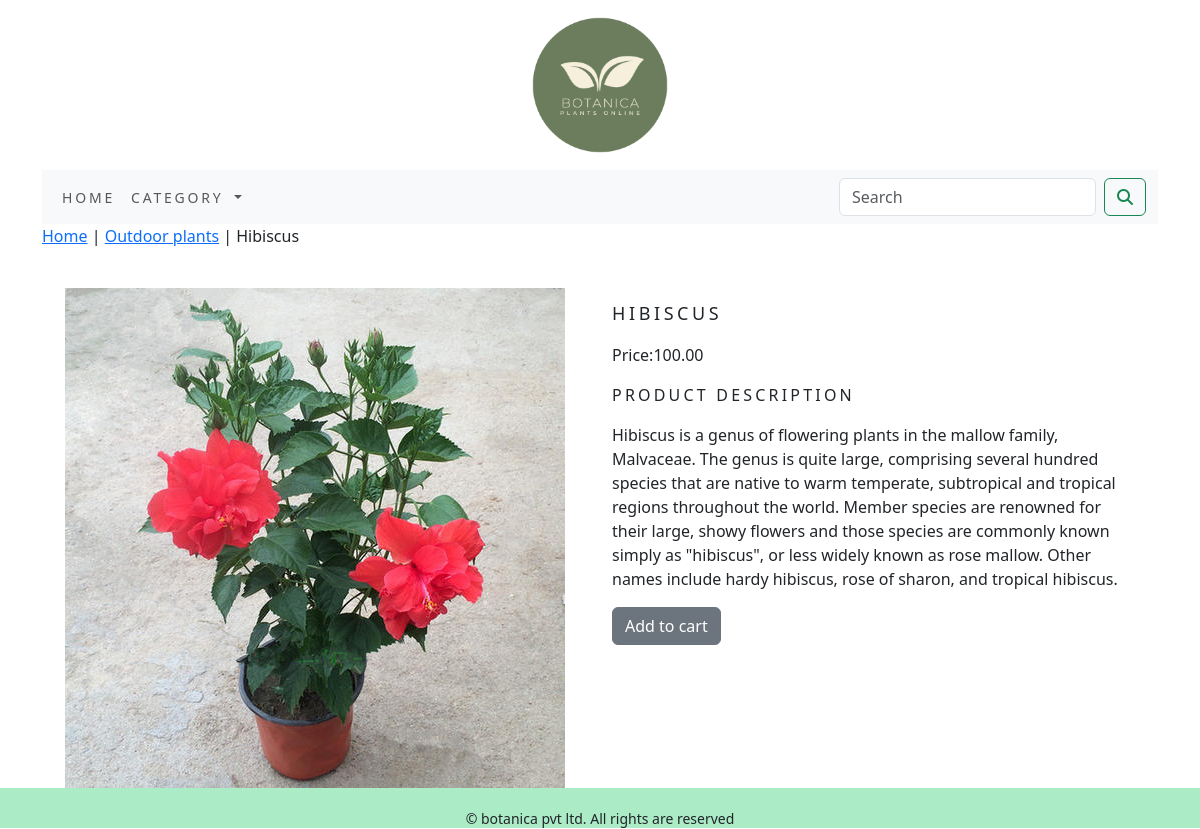
Page /botanica/outdoor-plants/hibiscus/ on the committed database.
### ecom_app/models.py (models this page shows, shortened)
class Product(models.Model):
    name = models.CharField(max_length=250, unique=True)
    slug = models.SlugField(max_length=250, unique=True)
    description = models.TextField(blank=True)
    price = models.DecimalField(max_digits=10, decimal_places=2)
    category = models.ForeignKey(Category, on_delete=models.CASCADE)
    image = models.ImageField(upload_to='product', blank=True)
    stock = models.IntegerField()
    available = models.BooleanField(default=True)
    created = models.DateTimeField(auto_now_add=True)
    updated = models.DateTimeField(auto_now=True)
    class Meta:
        ordering = ('name',)
        verbose_name = 'product'
        verbose_name_plural = 'products'

class Category(models.Model):
    name = models.CharField(max_length=250, unique=True)
    slug = models.SlugField(max_length=250, unique=True)
    description = models.TextField(blank=True)
    image = models.ImageField(upload_to='category', blank=True)
    class Meta:
        ordering = ('name',)
        verbose_name = 'category'
        verbose_name_plural = 'categories'
    def get_url(self):
        return reverse('ecom_app:prods_by_cat', args=[self.slug])
    def __str__(self):
        return '{}'.format(self.name)

### ecom_app/views.py (the view)
# urls.py: path('<slug:c_slug>/<slug:product_slug>/', views.prodetail, name='proCatdetail')
def prodetail(request, c_slug, product_slug):
    try:
        product = Product.objects.get(category__slug=c_slug, slug=product_slug)
    except Exception as e:
        raise e
    return render(request, 'Product.html', {'product': product})

### cart/context_processors.py (called while the page is built)
def counter(request):
    item_count = 0
    if 'admin' in request.path:
        return {}
    else:
        try:
            cart = Cart.objects.filter(cart_id=_cart_id(request))
            cart_items = CartItem.objects.all().filter(cart=cart[:1])
            for cart_item in cart_items:
                item_count += cart_item.quantity
        except Cart.DoesNotExist:
            item_count = 0
    return dict(item_count=item_count)

### cart/views.py (called while the page is built)
def _cart_id(request):
    cart = request.session.session_key
    if not cart:
        cart = request.session.create()
    return cart

### ecom_app/context_processors.py (called while the page is built)
def menu_links(request):
    links = Category.objects.all()
    return dict(links=links)

### templates/Product.html (shortened to what this page needs)
{% extends 'Base.html' %}
{% load static %}
{% block content %}
<div class="row">
    <div class="mx-auto">
        <p> <a href="{% url 'ecom_app:allprodcat' %}">Home</a> | <a href="{{product.category.get_url}}">{{product.category}}</a> | {{product.name}} </p>
    </div>
<div class="container">
<br>
<div class="row">
    <div class="col-12 col-sm-12 col-md-12 col-lg-6 text-center">
        <div style="min-width:18rem">
            <img src="{{product.image.url}}" alt="{{product.name}}" width="500px">
        </div>
    </div>
        <div class="col-12 col-sm-12 col-md-12 col-lg-6">
            <div>
                <h1 class="my_prod_title">{{product.name}}</h1>
                <p>Price:{{product.price}}</p>
                <p class="my_title">Product Description</p>
                <p class="text-justify my_prod_text">{{product.description}}</p>
                {% if product.stock <= 0 %}
                    <p class="text-justify my_prod_text"><b>Out of stock</b></p>
                {% else %}
                    <a class="btn btn-secondary" href="{% url 'cart:add_cart' product.id %}">Add to cart</a>
                {% endif %}
            </div>
        </div>
</div>
</div>
</div>
{% endblock %}

### static/css/custom.css (style rules this page uses)
body { font-family: 'Roboto Slab', serif; }
.my_title { font-size : 16px; text-transform : uppercase; letter-spacing : .2em; }
.my_prod_title { font-size : 18px; text-transform : uppercase; letter-spacing : .2em; padding-top : 15px; padding-bottom : 10px; }
.my_prod_text { padding-right : 20px; }

### rows in the picture
Product: category "Outdoor plants", name "Hibiscus", image (picture), name "HIBISCUS", price "100.00", description "Hibiscus is a genus of flowering plants in the mallow family, Malvaceae. The genus is quite large, comprising several hundred species that are native to warm temperate, subtropical and tropical regions throughout the world. Member species are renowned for their large, showy flowers and those species are commonly known simply as \"hibiscus\", or less widely known as rose mallow. Other names include hardy hibiscus, rose of sharon, and tropical hibiscus."
